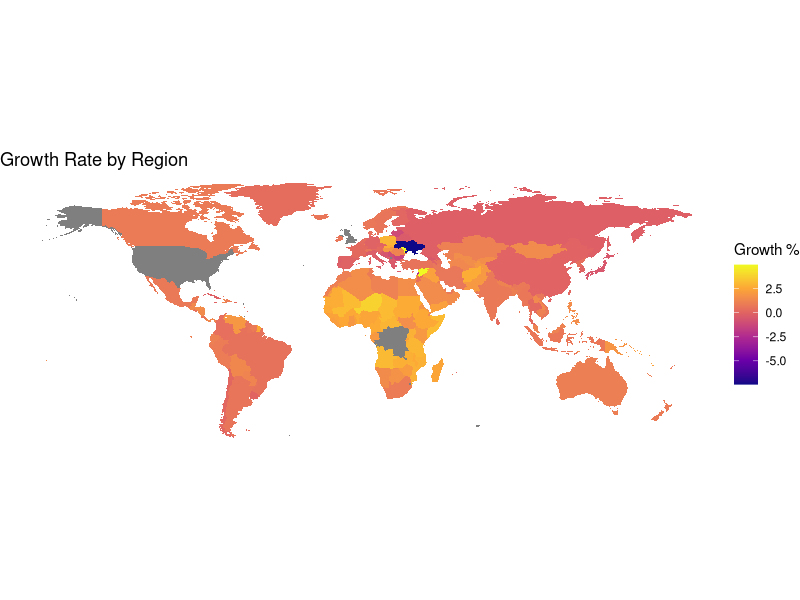
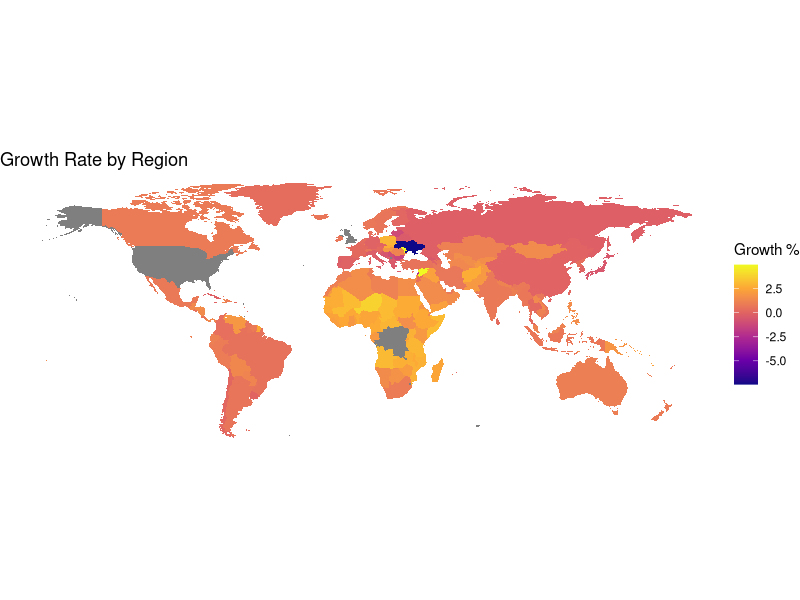

Reproduce these figures in R, in order.
# Load the necessary libraries
library(dplyr)
library(ggplot2)
library(tidyverse)

# Import the world_population.csv dataset
world_population <- read.csv("world_population_data.csv")

# Remove '%' from growth_rate column
world_population <- world_population %>%
        mutate(growth_rate = as.numeric(sub("%", "", growth_rate)))

# Create dataframe for world coordinates using map_data
world_coordinates <- map_data("world")

# Add map_data data, remove Antarctica, and join by region
world_map <- map_data("world") %>%
        filter(region != "Antarctica") %>%
        left_join(world_population, by = c("region" = "country"))

# Create a geom_polygon plot using ggplot2
print(ggplot(world_map) +
        geom_polygon(aes(long, lat, group = group, fill = growth_rate)) +
        coord_quickmap() +
        scale_fill_viridis_c(option = "plasma") +

        # Add labels to the plot
        labs(fill = "Growth %") +
        ggtitle("Growth Rate by Region") +

        # Tweak display of theme
        theme_void())

# Save the plot as a PNG file
ggsave("plot.png", dpi = 300)
